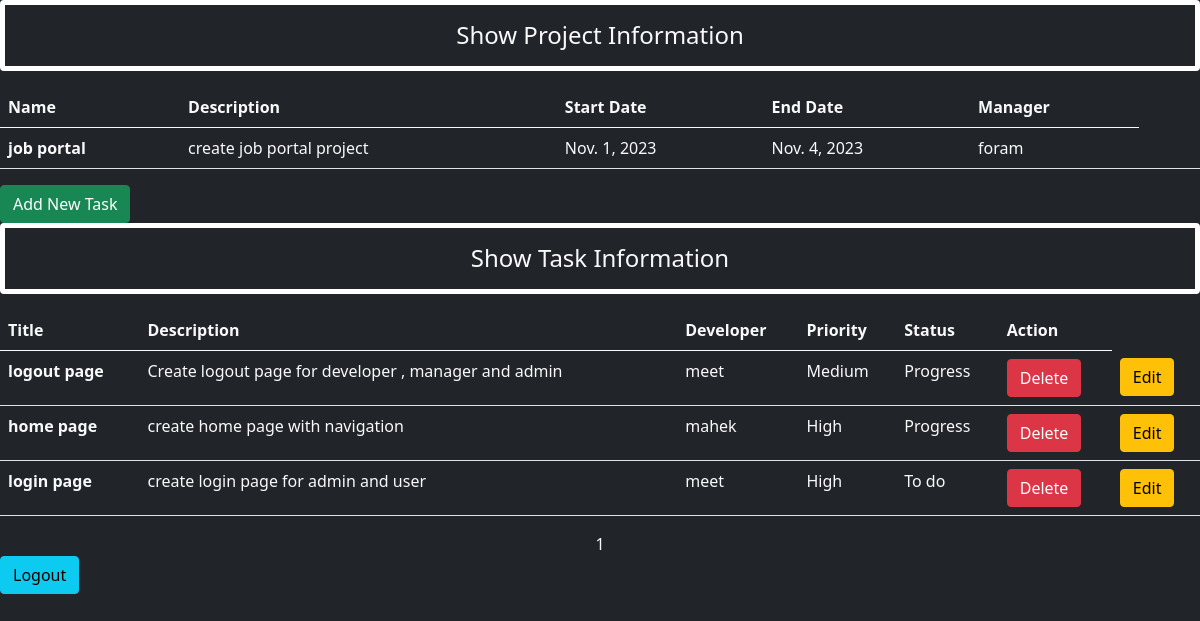
Page /manager_home/ (signed in) on the earlier database version.
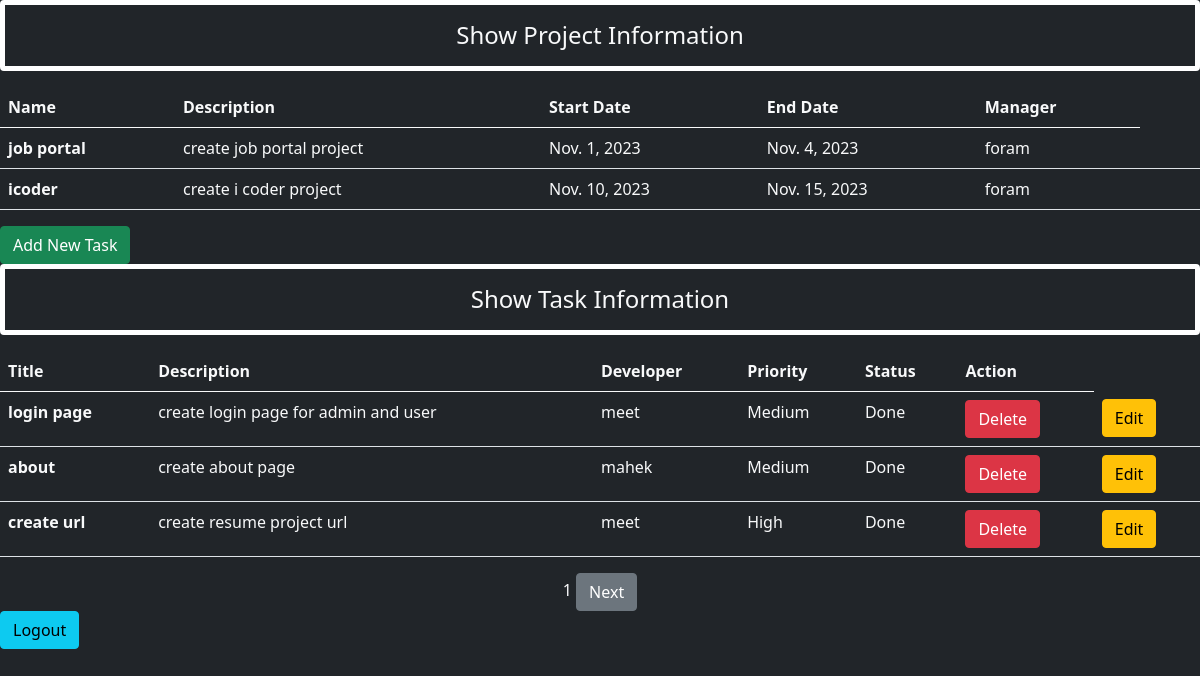
Same page on the later database version.
### app/models.py (models this page shows, shortened)
class Project(models.Model):
    id = models.IntegerField(auto_created=True,primary_key=True)
    name = models.CharField(max_length=255)
    description = models.CharField(max_length=255)
    start_date = models.DateField(null=False)
    end_date = models.DateField(null=False)
    list_of_team_member = models.ForeignKey(User,on_delete=models.CASCADE)

class User(AbstractUser):
    is_developer = models.BooleanField('is_developer',default=False)
    is_manager = models.BooleanField('is_manager',default=False)
    is_admin = models.BooleanField('is_admin',default=False)

class Task(models.Model):
    id = models.IntegerField(auto_created=True,primary_key=True)
    title = models.CharField(max_length=255)
    description = models.CharField(max_length=255)
    priority = models.CharField(max_length=50,choices=Priority_choice)
    status = models.CharField(max_length=50,choices=status_choice)
    select_developer =models.ForeignKey(User,on_delete=models.CASCADE)

### app/views.py (the view)
# urls.py: path('manager_home/',views.manager_home,name='manager_home'),
def manager_home(request):
    if request.user.is_manager:
        name = request.user
        project = Project.objects.filter(list_of_team_member=name)
        tasks = Task.objects.all().order_by('status')
        p = Paginator(tasks, 3)
        page_number = request.GET.get('page')
        try:
            page_obj=p.get_page(page_number)
        except PageNotAnInteger:
            page_obj =p.page(1)
        except EmptyPage:
            page_obj=p.page(p.num_pages)
        return render(request,'app/manager_home.html',{'project':project,'tasks':tasks,'page_obj':page_obj})
    else:
        return HttpResponseRedirect('/login/')

### app/templates/app/manager_home.html (shortened to what this page needs)
<!DOCTYPE html>
<html lang="en">
<head>
    <link href="https://cdn.jsdelivr.net/npm/bootstrap@5.0.2/dist/css/bootstrap.min.css" rel="stylesheet">
</head>
<body class="bg-dark text-light">
    <div class="row">
        <div class="">
            <h4 class="text-center alert alert-grey border border-white border-5">Show Project Information</h4>
            {% if project %}
            <table class="table table-hover-light text-light">
                <thead>
                  <tr>
                    <th scope="col">Name</th>
                    <th scope="col">Description</th>
                    <th scope="col">Start Date</th>
                    <th scope="col">End Date</th>
                    <th scope="col">Manager</th>
                  </tr>
                </thead>
                <tbody>
                    {% for p in project %}
                  <tr>
                    <th scope="row">{{p.name}}</th>
                    <td>{{p.description}}</td>
                    <td>{{p.start_date}}
                    <td>{{p.end_date}}</td>
                    <td>{{p.list_of_team_member}}</td>
                    <td>
                    </td>
                    <td>
                  </tr>
                  {% endfor %}
                </tbody>
              </table>
            {% else %}
                <h4 class="text-center alert alert-grey border border-white">No record</h4>
            {% endif %}
            <a href="{% url "add_task" %}" class="btn btn-success btn-smx">Add New Task</a>
            <h4 class="text-center alert alert-grey border border-white border-5">Show Task Information</h4>
            {% if tasks %}
            <table class="table table-hover-light text-light">
                <thead>
                  <tr>
                    <th scope="col">Title</th>
                    <th scope="col">Description</th>
                    <th scope="col">Developer</th>
                    <th scope="col">Priority</th>
                    <th scope="col">Status</th>
                    <th scope="col">Action</th>
                  </tr>
                </thead>
                <tbody>
                    {% for p in page_obj.object_list %}
                  <tr>
                    <th scope="row">{{p.title}}</th>
                    <td>{{p.description}}</td>
                    <td>{{p.select_developer}}
                    <td>{{p.priority}}</td>
                    <td>{{p.status}}</td>
                    <td>
                         <form action="{% url 'deletetask' p.id %}" method='POST' class='d-inline'>
                            <input type="submit" value="Delete" class='btn btn-danger'>
                        </form>
                    </td>
                    <td>
                        <a href="{% url "updatetask" p.id %}" class="btn btn-warning btn-smx">Edit</a>
                  </tr>
                  {% endfor %}
                </tbody>
              </table>
            {% else %}
                <h4 class="text-center alert alert-warning">No record</h4>
                {% endif %}
                <center>
                  <span>{{page_obj.number}}</span>
                  {%if page_obj.has_next %}
                      <a href="?page={{page_obj.next_page_number}}" class="btn btn-secondary">Next</a>
                  {% endif %}
              </center>
              <a href="{% url "logout" %}" class="btn btn-info btn-smx">Logout</a>
        </div>
</body>
</html>

Differences in the rows shown:
removed Task: title "logout page", description "Create logout page for developer , manager and admin", select_developer "meet", priority "Medium", status "Progress"
no longer on this page (row unchanged): Task: title "home page", description "create home page with navigation", select_developer "mahek", priority "High", status "Progress"
added Project: name "icoder", description "create i coder project", start_date "Nov. 10, 2023", end_date "Nov. 15, 2023", list_of_team_member "foram"
changed Task "login page": priority "High" → "Medium"; status "To do" → "Done"
added Task: title "about", description "create about page", select_developer "mahek", priority "Medium", status "Done"
added Task: title "create url", description "create resume project url", select_developer "meet", priority "High", status "Done"
Other differences:
text now shown: "Next"
